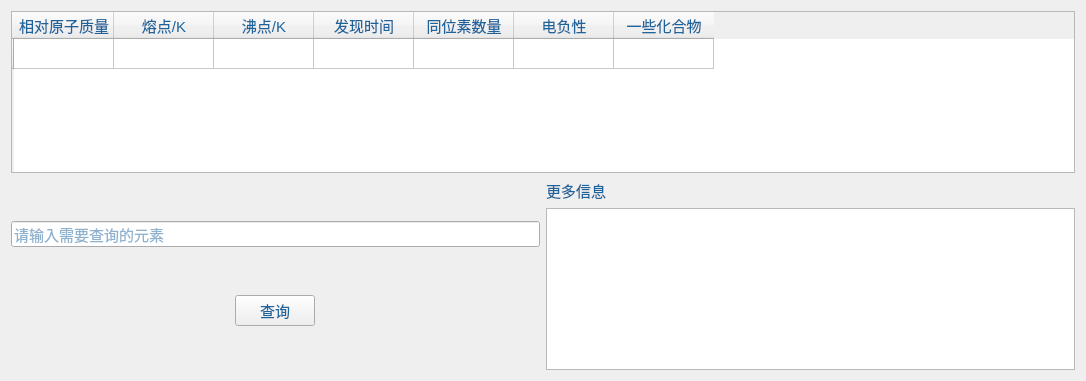
<?xml version="1.0" encoding="UTF-8"?>
<ui version="4.0">
 <class>Form</class>
 <widget class="QWidget" name="Form">
  <property name="geometry">
   <rect>
    <x>0</x>
    <y>0</y>
    <width>1086</width>
    <height>381</height>
   </rect>
  </property>
  <property name="windowTitle">
   <string>元素查询</string>
  </property>
  <property name="styleSheet">
   <string notr="true">*{	
	font-family:微软雅黑;
	font-size:15px;
	color: #1d649c;
}</string>
  </property>
  <layout class="QVBoxLayout" name="verticalLayout_3">
   <item>
    <widget class="QTableWidget" name="table">
     <property name="sizeAdjustPolicy">
      <enum>QAbstractScrollArea::AdjustIgnored</enum>
     </property>
     <property name="rowCount">
      <number>1</number>
     </property>
     <property name="columnCount">
      <number>7</number>
     </property>
     <row>
      <property name="text">
       <string/>
      </property>
     </row>
     <column>
      <property name="text">
       <string>相对原子质量</string>
      </property>
     </column>
     <column>
      <property name="text">
       <string>熔点/K</string>
      </property>
     </column>
     <column>
      <property name="text">
       <string>沸点/K</string>
      </property>
     </column>
     <column>
      <property name="text">
       <string>发现时间</string>
      </property>
     </column>
     <column>
      <property name="text">
       <string>同位素数量</string>
      </property>
      <property name="textAlignment">
       <set>AlignCenter</set>
      </property>
     </column>
     <column>
      <property name="text">
       <string>电负性</string>
      </property>
      <property name="textAlignment">
       <set>AlignCenter</set>
      </property>
     </column>
     <column>
      <property name="text">
       <string>一些化合物</string>
      </property>
     </column>
    </widget>
   </item>
   <item>
    <layout class="QHBoxLayout" name="horizontalLayout">
     <item>
      <layout class="QVBoxLayout" name="verticalLayout">
       <item>
        <widget class="QLineEdit" name="lineEdit">
         <property name="sizePolicy">
          <sizepolicy hsizetype="Expanding" vsizetype="Fixed">
           <horstretch>0</horstretch>
           <verstretch>0</verstretch>
          </sizepolicy>
         </property>
         <property name="placeholderText">
          <string>请输入需要查询的元素</string>
         </property>
        </widget>
       </item>
       <item>
        <layout class="QHBoxLayout" name="horizontalLayout_3">
         <item>
          <widget class="QPushButton" name="button">
           <property name="sizePolicy">
            <sizepolicy hsizetype="Fixed" vsizetype="Fixed">
             <horstretch>0</horstretch>
             <verstretch>0</verstretch>
            </sizepolicy>
           </property>
           <property name="styleSheet">
            <string notr="true">QPushButton:hover{
	border:1px solid #1d649c;
	font-size:17px;
}</string>
           </property>
           <property name="text">
            <string>查询</string>
           </property>
          </widget>
         </item>
        </layout>
       </item>
      </layout>
     </item>
     <item>
      <layout class="QVBoxLayout" name="verticalLayout_2">
       <item>
        <widget class="QLabel" name="label">
         <property name="text">
          <string>更多信息</string>
         </property>
        </widget>
       </item>
       <item>
        <widget class="QTextBrowser" name="textBrowser">
         <property name="styleSheet">
          <string notr="true"/>
         </property>
        </widget>
       </item>
      </layout>
     </item>
    </layout>
   </item>
  </layout>
 </widget>
 <resources/>
 <connections/>
</ui>
